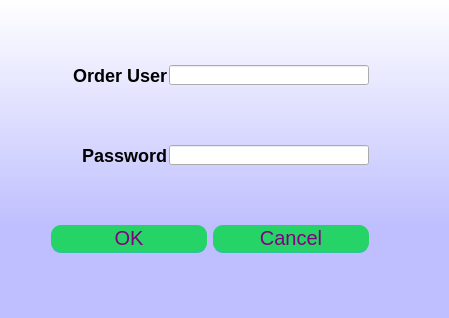
<?xml version="1.0" encoding="UTF-8"?>
<ui version="4.0">
 <class>Dialog</class>
 <widget class="QDialog" name="Dialog">
  <property name="geometry">
   <rect>
    <x>0</x>
    <y>0</y>
    <width>449</width>
    <height>318</height>
   </rect>
  </property>
  <property name="sizePolicy">
   <sizepolicy hsizetype="Fixed" vsizetype="Fixed">
    <horstretch>0</horstretch>
    <verstretch>0</verstretch>
   </sizepolicy>
  </property>
  <property name="minimumSize">
   <size>
    <width>449</width>
    <height>318</height>
   </size>
  </property>
  <property name="maximumSize">
   <size>
    <width>449</width>
    <height>318</height>
   </size>
  </property>
  <property name="windowTitle">
   <string>Order Login</string>
  </property>
  <property name="styleSheet">
   <string notr="true">QPushButton {
	width: 150%;
height:20px;
	padding: 3%;
	background:#25D366;
	border-bottom: 2px solid #30C29E;
	border-top-style: none;
	border-right-style: none;
	border-left-style: none;	
	color: #fff;
 border-radius: 10px;
font-size:20px;
color:purple;
}
QPushButton:pressed {
    background: darkgreen;
}

QLabel{
font-size:18px;
font-family:&quot;Times New Roman&quot;;
font-weight: bold;
}
QDialog{
background-color: qlineargradient(spread:reflect, x1:0.5, y1:1, x2:0.5, y2:0, stop:0.289773 rgba(191, 191, 255, 255), stop:1 rgba(255, 255, 255, 255));
}</string>
  </property>
  <layout class="QGridLayout" name="gridLayout">
   <item row="3" column="1">
    <widget class="QLabel" name="label_2">
     <property name="sizePolicy">
      <sizepolicy hsizetype="Fixed" vsizetype="Fixed">
       <horstretch>0</horstretch>
       <verstretch>0</verstretch>
      </sizepolicy>
     </property>
     <property name="minimumSize">
      <size>
       <width>150</width>
       <height>20</height>
      </size>
     </property>
     <property name="maximumSize">
      <size>
       <width>150</width>
       <height>20</height>
      </size>
     </property>
     <property name="text">
      <string>Password</string>
     </property>
     <property name="alignment">
      <set>Qt::AlignRight|Qt::AlignTrailing|Qt::AlignVCenter</set>
     </property>
    </widget>
   </item>
   <item row="1" column="2" colspan="3">
    <widget class="QLineEdit" name="lineEdit">
     <property name="sizePolicy">
      <sizepolicy hsizetype="Fixed" vsizetype="Fixed">
       <horstretch>0</horstretch>
       <verstretch>0</verstretch>
      </sizepolicy>
     </property>
     <property name="minimumSize">
      <size>
       <width>200</width>
       <height>20</height>
      </size>
     </property>
     <property name="maximumSize">
      <size>
       <width>200</width>
       <height>20</height>
      </size>
     </property>
    </widget>
   </item>
   <item row="1" column="1">
    <widget class="QLabel" name="label">
     <property name="sizePolicy">
      <sizepolicy hsizetype="Fixed" vsizetype="Fixed">
       <horstretch>0</horstretch>
       <verstretch>0</verstretch>
      </sizepolicy>
     </property>
     <property name="minimumSize">
      <size>
       <width>150</width>
       <height>20</height>
      </size>
     </property>
     <property name="maximumSize">
      <size>
       <width>150</width>
       <height>20</height>
      </size>
     </property>
     <property name="text">
      <string>Order User</string>
     </property>
     <property name="alignment">
      <set>Qt::AlignRight|Qt::AlignTrailing|Qt::AlignVCenter</set>
     </property>
    </widget>
   </item>
   <item row="7" column="1" colspan="3">
    <widget class="QDialogButtonBox" name="buttonBox">
     <property name="standardButtons">
      <set>QDialogButtonBox::Cancel|QDialogButtonBox::Ok</set>
     </property>
    </widget>
   </item>
   <item row="3" column="2" colspan="2">
    <widget class="QLineEdit" name="lineEdit_2">
     <property name="sizePolicy">
      <sizepolicy hsizetype="Fixed" vsizetype="Fixed">
       <horstretch>0</horstretch>
       <verstretch>0</verstretch>
      </sizepolicy>
     </property>
     <property name="minimumSize">
      <size>
       <width>200</width>
       <height>20</height>
      </size>
     </property>
     <property name="maximumSize">
      <size>
       <width>200</width>
       <height>20</height>
      </size>
     </property>
     <property name="echoMode">
      <enum>QLineEdit::Password</enum>
     </property>
    </widget>
   </item>
   <item row="4" column="0" colspan="5">
    <spacer name="verticalSpacer_4">
     <property name="orientation">
      <enum>Qt::Vertical</enum>
     </property>
     <property name="sizeHint" stdset="0">
      <size>
       <width>20</width>
       <height>40</height>
      </size>
     </property>
    </spacer>
   </item>
   <item row="2" column="0" colspan="5">
    <spacer name="verticalSpacer_3">
     <property name="orientation">
      <enum>Qt::Vertical</enum>
     </property>
     <property name="sizeHint" stdset="0">
      <size>
       <width>20</width>
       <height>40</height>
      </size>
     </property>
    </spacer>
   </item>
   <item row="0" column="0" colspan="5">
    <spacer name="verticalSpacer_2">
     <property name="orientation">
      <enum>Qt::Vertical</enum>
     </property>
     <property name="sizeHint" stdset="0">
      <size>
       <width>20</width>
       <height>40</height>
      </size>
     </property>
    </spacer>
   </item>
   <item row="8" column="1" colspan="4">
    <spacer name="verticalSpacer">
     <property name="orientation">
      <enum>Qt::Vertical</enum>
     </property>
     <property name="sizeHint" stdset="0">
      <size>
       <width>20</width>
       <height>40</height>
      </size>
     </property>
    </spacer>
   </item>
  </layout>
 </widget>
 <resources/>
 <connections/>
</ui>
